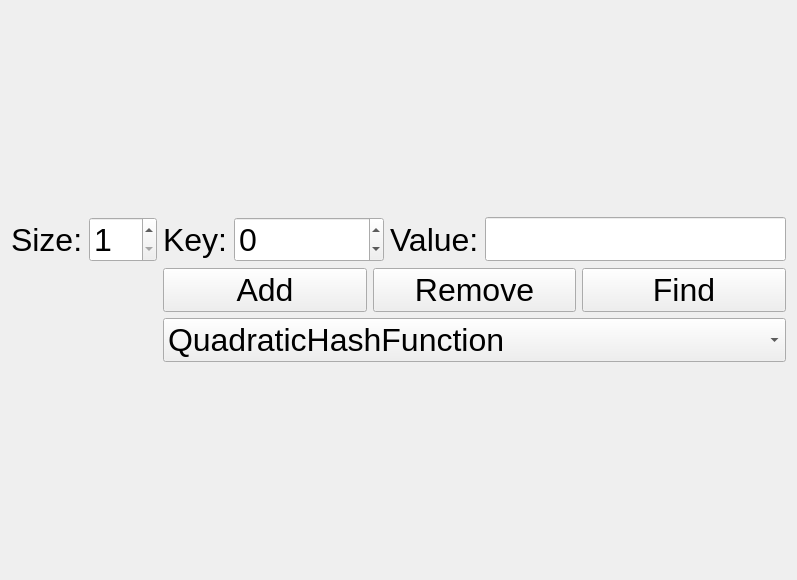
<?xml version="1.0" encoding="UTF-8"?>
<ui version="4.0">
 <class>BaseHashTableWidget</class>
 <widget class="QWidget" name="BaseHashTableWidget">
  <property name="geometry">
   <rect>
    <x>0</x>
    <y>0</y>
    <width>797</width>
    <height>580</height>
   </rect>
  </property>
  <property name="font">
   <font>
    <pointsize>24</pointsize>
   </font>
  </property>
  <property name="windowTitle">
   <string>Widget</string>
  </property>
  <layout class="QVBoxLayout" name="verticalLayout">
   <item>
    <layout class="QGridLayout" name="gridLayout">
     <item row="1" column="2">
      <layout class="QHBoxLayout" name="horizontalLayout">
       <item>
        <widget class="QPushButton" name="pushButton_add">
         <property name="text">
          <string>Add</string>
         </property>
        </widget>
       </item>
       <item>
        <widget class="QPushButton" name="pushButton_remove">
         <property name="text">
          <string>Remove</string>
         </property>
        </widget>
       </item>
       <item>
        <widget class="QPushButton" name="pushButton_find">
         <property name="text">
          <string>Find</string>
         </property>
        </widget>
       </item>
      </layout>
     </item>
     <item row="0" column="1">
      <widget class="QSpinBox" name="spinBox_size">
       <property name="minimum">
        <number>1</number>
       </property>
      </widget>
     </item>
     <item row="0" column="0">
      <widget class="QLabel" name="label_size">
       <property name="text">
        <string>Size:</string>
       </property>
      </widget>
     </item>
     <item row="0" column="2">
      <layout class="QHBoxLayout" name="horizontalLayout_2">
       <item>
        <widget class="QLabel" name="label_key">
         <property name="text">
          <string>Key:</string>
         </property>
        </widget>
       </item>
       <item>
        <widget class="QSpinBox" name="spinBox_key">
         <property name="minimum">
          <number>-999999999</number>
         </property>
         <property name="maximum">
          <number>999999999</number>
         </property>
        </widget>
       </item>
       <item>
        <widget class="QLabel" name="label_value">
         <property name="text">
          <string>Value:</string>
         </property>
        </widget>
       </item>
       <item>
        <widget class="QLineEdit" name="lineEdit_value"/>
       </item>
      </layout>
     </item>
     <item row="2" column="2">
      <widget class="QComboBox" name="comboBox_function">
       <item>
        <property name="text">
         <string>QuadraticHashFunction</string>
        </property>
       </item>
       <item>
        <property name="text">
         <string>MultiplicationHashFunction</string>
        </property>
       </item>
       <item>
        <property name="text">
         <string>ThirdHashFunction</string>
        </property>
       </item>
      </widget>
     </item>
    </layout>
   </item>
  </layout>
 </widget>
 <resources/>
 <connections/>
</ui>
